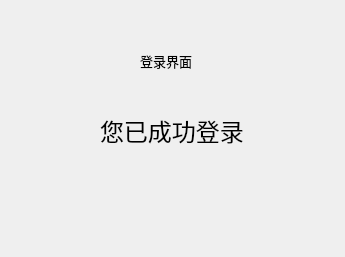
<?xml version="1.0" encoding="UTF-8"?>
<ui version="4.0">
 <class>Widget</class>
 <widget class="QWidget" name="Widget">
  <property name="geometry">
   <rect>
    <x>0</x>
    <y>0</y>
    <width>345</width>
    <height>257</height>
   </rect>
  </property>
  <property name="font">
   <font>
    <family>Microsoft YaHei UI</family>
    <pointsize>10</pointsize>
   </font>
  </property>
  <property name="windowTitle">
   <string>Widget</string>
  </property>
  <widget class="QLabel" name="label_4">
   <property name="geometry">
    <rect>
     <x>140</x>
     <y>50</y>
     <width>61</width>
     <height>21</height>
    </rect>
   </property>
   <property name="font">
    <font>
     <family>Microsoft YaHei UI</family>
     <pointsize>10</pointsize>
    </font>
   </property>
   <property name="text">
    <string>登录界面</string>
   </property>
  </widget>
  <widget class="QLabel" name="label_5">
   <property name="geometry">
    <rect>
     <x>100</x>
     <y>110</y>
     <width>151</width>
     <height>41</height>
    </rect>
   </property>
   <property name="font">
    <font>
     <family>Microsoft YaHei UI</family>
     <pointsize>18</pointsize>
    </font>
   </property>
   <property name="text">
    <string>您已成功登录</string>
   </property>
  </widget>
 </widget>
 <layoutdefault spacing="6" margin="11"/>
 <resources/>
 <connections/>
</ui>
